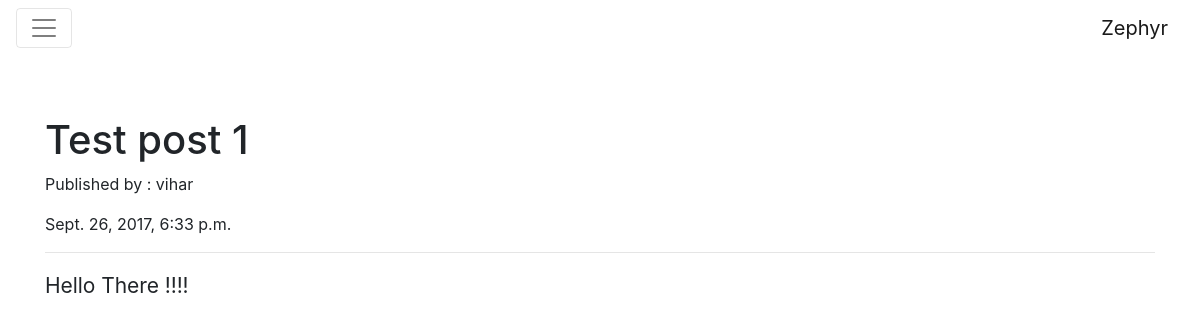
The app's page /blog/post/1/, older data.
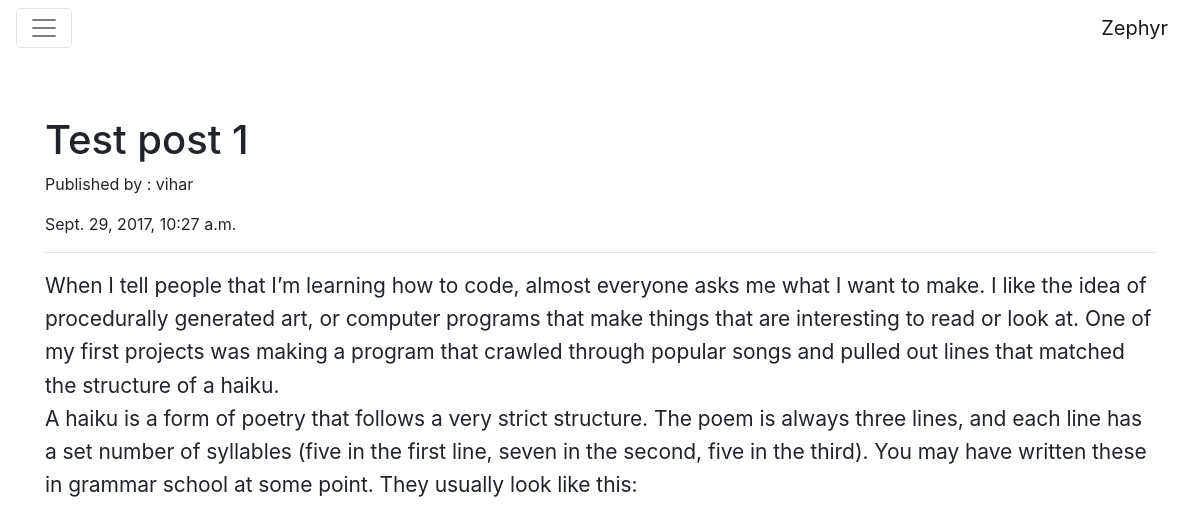
The same page, newer data.
### faded/models.py (models this page shows, shortened)
class Post(models.Model):
    author = models.ForeignKey('auth.User')
    title = models.CharField(max_length=200)
    text = models.TextField()
    created_date = models.DateTimeField(default=timezone.now)
    published_date = models.DateTimeField(blank=True, null=True)

### faded/views.py (the view)
# urls.py: url(r'^post/(?P<pk>\d+)/$', views.post_detail, name='post_detail'),
def post_detail(request, pk):
    post = get_object_or_404(Post, pk=pk)
    if request.user.pk == post.author.pk:
        edit = True
    else:
        edit = False
    post = get_object_or_404(Post, pk=pk)
    return render(request, 'post_detail.html', {'post': post, 'edit': edit})

### templates/post_detail.html (shortened to what this page needs)
{% extends 'base.html' %}
{% block content %}
<section class="section-extras"></section>
<div class="container">
	<h1>{{ post.title }}</h1>
	<p>Published by : {{ post.author }}</p>
	{% if post.published_date %}
	{{ post.published_date }}
	{% endif %}
	<hr>
	<p class="post-p">{{ post.text|linebreaksbr }}</p>
</div>
{% endblock content %}

Row changes from the older to the newer data that the page shows:
changed Post "Test post 1": published_date "Sept. 26, 2017, 6:33 p.m." → "Sept. 29, 2017, 10:27 a.m."; text "Hello There !!!!" → "When I tell people that I’m learning how to code, almost everyone asks me what I want to make. I like the idea of procedurally generated art, or computer programs that make things that are interesting to read or look at. One of my first projects was making a program that crawled through popular songs and pulled out lines that matched the structure of a haiku. A haiku is a form of poetry that follows a very strict structure. The poem is always three lines, and each line has a set number of syllables (five in the first line, seven in the second, five in the third). You may have written these in grammar school at some point. They usually look like this:"
